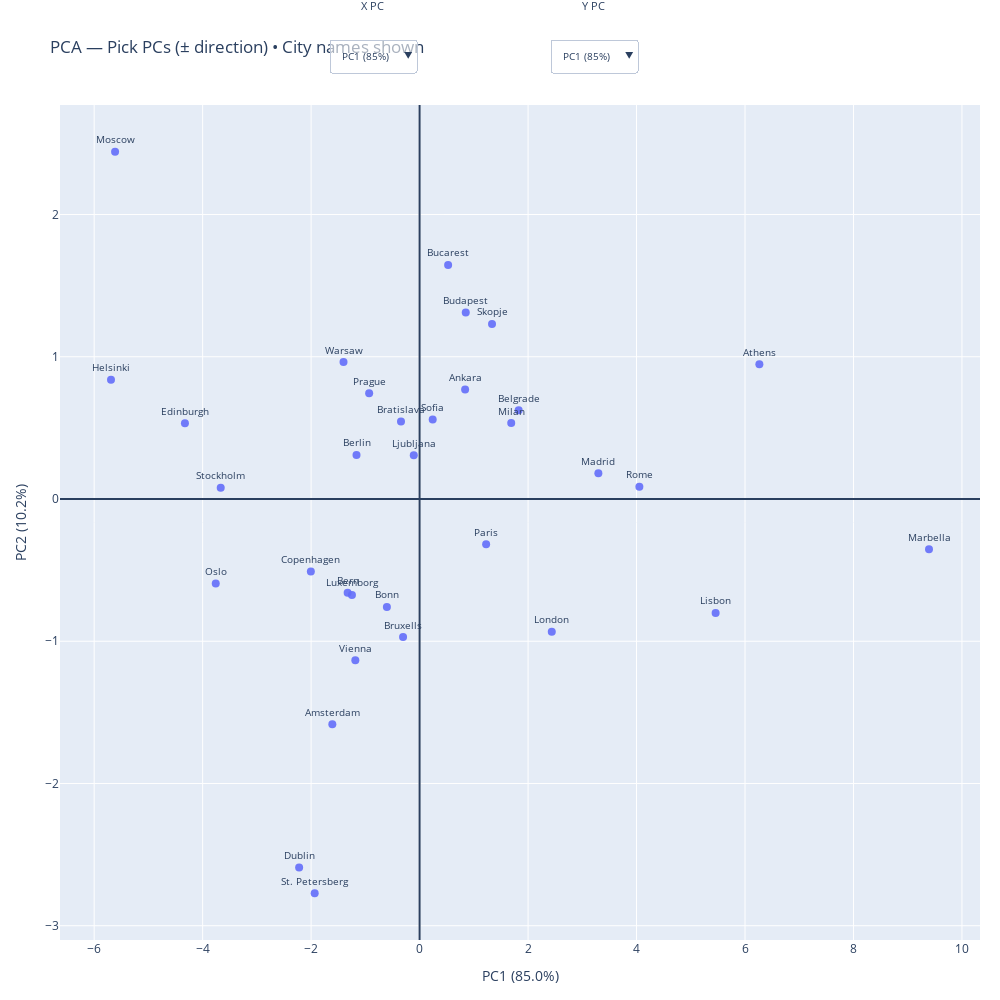

Notebook code cell kept with this figure:
### Code cell
# 3) PCA axis picker + Explained variance + Residual map
p = compute_pca_matrix(df, city_col, month_cols, retain=0.95)
fig3 = fig_pca_axis_picker(p["Z"], p["cities"], p["var"]); fig3.show()

### Figure 1 — Plotly figure (JSON) as saved in the notebook; plotly's stock layout.template omitted (floating-point values rounded to 4 significant figures)
{"data": [{"hovertemplate": "<b>%{text}</b><br>PCX=%{x:.3f}<br>PCY=%{y:.3f}<extra></extra>", "marker": {"opacity": 0.9, "size": 8}, "mode": "markers+text", "text": ["Amsterdam", "Ankara", "Athens", "Belgrade", "Berlin", "Bern", "Bonn", "Bruxells", "Bucarest", "Budapest", "Copenhagen", "Dublin", "Helsinki", "Lisbon", "London", "Luxemborg", "Marbella", "Moscow", "Oslo", "Paris", "Prague", "Rome", "Sofia", "Stockholm", "Vienna", "Warsaw", "Bratislava", "St. Petersberg", "Ljubljana", "Madrid", "Milan", "Edinburgh", "Skopje"], "textfont": {"size": 10}, "textposition": "top center", "type": "scatter", "x": [-1.609, 0.8395, 6.265, 1.826, -1.163, -1.327, -0.603, -0.3046, 0.5259, 0.851, -2.005, -2.221, -5.69, 5.458, 2.437, -1.247, 9.392, -5.614, -3.759, 1.227, -0.93, 4.052, 0.2417, -3.667, -1.185, -1.402, -0.3427, -1.934, -0.1073, 3.296, 1.689, -4.327, 1.335], "y": [-1.584, 0.7702, 0.9466, 0.6241, 0.3102, -0.6595, -0.7588, -0.9704, 1.646, 1.311, -0.5104, -2.591, 0.8392, -0.801, -0.9324, -0.6747, -0.3539, 2.441, -0.5932, -0.3179, 0.7443, 0.08659, 0.5587, 0.07988, -1.133, 0.9626, 0.5457, -2.772, 0.3083, 0.1812, 0.5338, 0.5317, 1.23]}], "layout": {"annotations": [{"font": {"size": 11}, "showarrow": false, "text": "X PC", "x": 0.34, "xanchor": "center", "xref": "paper", "y": 1.13, "yanchor": "top", "yref": "paper"}, {"font": {"size": 11}, "showarrow": false, "text": "Y PC", "x": 0.58, "xanchor": "center", "xref": "paper", "y": 1.13, "yanchor": "top", "yref": "paper"}], "autosize": false, "height": 1000, "hovermode": "closest", "margin": {"b": 60, "l": 60, "r": 20, "t": 105}, "shapes": [{"type": "line", "x0": 0, "x1": 1, "xref": "x domain", "y0": 0, "y1": 0, "yref": "y"}, {"type": "line", "x0": 0, "x1": 0, "xref": "x", "y0": 0, "y1": 1, "yref": "y domain"}], "title": {"text": "PCA — Pick PCs (± direction) • City names shown"}, "updatemenus": [{"bgcolor": "rgba(255,255,255,0.6)", "buttons": [{"args": [{"x": [[-1.609, 0.8395, 6.265, 1.826, -1.163, -1.327, -0.603, -0.3046, 0.5259, 0.851, -2.005, -2.221, -5.69, 5.458, 2.437, -1.247, 9.392, -5.614, -3.759, 1.227, -0.93, 4.052, 0.2417, -3.667, -1.185, -1.402, -0.3427, -1.934, -0.1073, 3.296, 1.689, -4.327, 1.335]]}, {"xaxis.title.text": "PC1 (85.0%)"}], "label": "PC1 (85%)", "method": "update"}, {"args": [{"x": [[1.609, -0.8395, -6.265, -1.826, 1.163, 1.327, 0.603, 0.3046, -0.5259, -0.851, 2.005, 2.221, 5.69, -5.458, -2.437, 1.247, -9.392, 5.614, 3.759, -1.227, 0.93, -4.052, -0.2417, 3.667, 1.185, 1.402, 0.3427, 1.934, 0.1073, -3.296, -1.689, 4.327, -1.335]]}, {"xaxis.title.text": "-PC1 (85.0%)"}], "label": "-PC1", "method": "update"}, {"args": [{"x": [[-1.584, 0.7702, 0.9466, 0.6241, 0.3102, -0.6595, -0.7588, -0.9704, 1.646, 1.311, -0.5104, -2.591, 0.8392, -0.801, -0.9324, -0.6747, -0.3539, 2.441, -0.5932, -0.3179, 0.7443, 0.08659, 0.5587, 0.07988, -1.133, 0.9626, 0.5457, -2.772, 0.3083, 0.1812, 0.5338, 0.5317, 1.23]]}, {"xaxis.title.text": "PC2 (10.2%)"}], "label": "PC2 (10%)", "method": "update"}, {"args": [{"x": [[1.584, -0.7702, -0.9466, -0.6241, -0.3102, 0.6595, 0.7588, 0.9704, -1.646, -1.311, 0.5104, 2.591, -0.8392, 0.801, 0.9324, 0.6747, 0.3539, -2.441, 0.5932, 0.3179, -0.7443, -0.08659, -0.5587, -0.07988, 1.133, -0.9626, -0.5457, 2.772, -0.3083, -0.1812, -0.5338, -0.5317, -1.23]]}, {"xaxis.title.text": "-PC2 (10.2%)"}], "label": "-PC2", "method": "update"}], "direction": "down", "font": {"size": 10}, "pad": {"b": 1, "l": 1, "r": 1, "t": 1}, "showactive": true, "type": "dropdown", "x": 0.34, "xanchor": "center", "y": 1.08, "yanchor": "top"}, {"bgcolor": "rgba(255,255,255,0.6)", "buttons": [{"args": [{"y": [[-1.609, 0.8395, 6.265, 1.826, -1.163, -1.327, -0.603, -0.3046, 0.5259, 0.851, -2.005, -2.221, -5.69, 5.458, 2.437, -1.247, 9.392, -5.614, -3.759, 1.227, -0.93, 4.052, 0.2417, -3.667, -1.185, -1.402, -0.3427, -1.934, -0.1073, 3.296, 1.689, -4.327, 1.335]]}, {"yaxis.title.text": "PC1 (85.0%)"}], "label": "PC1 (85%)", "method": "update"}, {"args": [{"y": [[1.609, -0.8395, -6.265, -1.826, 1.163, 1.327, 0.603, 0.3046, -0.5259, -0.851, 2.005, 2.221, 5.69, -5.458, -2.437, 1.247, -9.392, 5.614, 3.759, -1.227, 0.93, -4.052, -0.2417, 3.667, 1.185, 1.402, 0.3427, 1.934, 0.1073, -3.296, -1.689, 4.327, -1.335]]}, {"yaxis.title.text": "-PC1 (85.0%)"}], "label": "-PC1", "method": "update"}, {"args": [{"y": [[-1.584, 0.7702, 0.9466, 0.6241, 0.3102, -0.6595, -0.7588, -0.9704, 1.646, 1.311, -0.5104, -2.591, 0.8392, -0.801, -0.9324, -0.6747, -0.3539, 2.441, -0.5932, -0.3179, 0.7443, 0.08659, 0.5587, 0.07988, -1.133, 0.9626, 0.5457, -2.772, 0.3083, 0.1812, 0.5338, 0.5317, 1.23]]}, {"yaxis.title.text": "PC2 (10.2%)"}], "label": "PC2 (10%)", "method": "update"}, {"args": [{"y": [[1.584, -0.7702, -0.9466, -0.6241, -0.3102, 0.6595, 0.7588, 0.9704, -1.646, -1.311, 0.5104, 2.591, -0.8392, 0.801, 0.9324, 0.6747, 0.3539, -2.441, 0.5932, 0.3179, -0.7443, -0.08659, -0.5587, -0.07988, 1.133, -0.9626, -0.5457, 2.772, -0.3083, -0.1812, -0.5338, -0.5317, -1.23]]}, {"yaxis.title.text": "-PC2 (10.2%)"}], "label": "-PC2", "method": "update"}], "direction": "down", "font": {"size": 10}, "pad": {"b": 1, "l": 1, "r": 1, "t": 1}, "showactive": true, "type": "dropdown", "x": 0.58, "xanchor": "center", "y": 1.08, "yanchor": "top"}], "width": 1000, "xaxis": {"title": {"text": "PC1 (85.0%)"}}, "yaxis": {"title": {"text": "PC2 (10.2%)"}}}}
